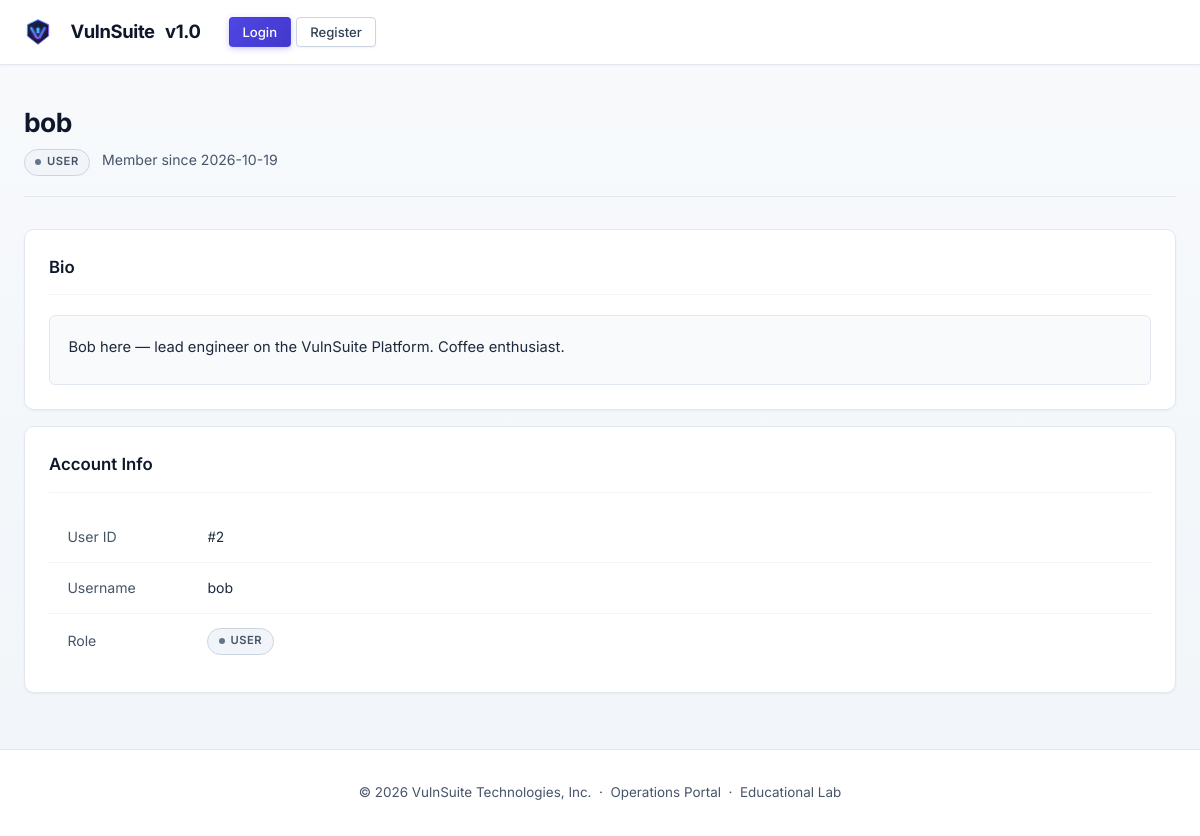
/profile/bob, run on the app's committed database.
### tables this page shows
CREATE TABLE users (
        id          INTEGER PRIMARY KEY AUTOINCREMENT,
        username    TEXT UNIQUE NOT NULL,
        email       TEXT UNIQUE NOT NULL,
        password    TEXT NOT NULL,
        role        TEXT NOT NULL DEFAULT 'user',
        bio         TEXT DEFAULT '',
        website     TEXT DEFAULT '',
        created_at  TEXT DEFAULT (datetime('now'))
    );

### routes/profile_routes.py (the view)
@profile_bp.route("/profile/<username>")
def view_profile(username):
    db   = get_db()
    user = db.execute(
        "SELECT id, username, bio, website, role, created_at FROM users WHERE username=?",
        (username,)
    ).fetchone()
    if not user:
        abort(404)
    if current_app.config["VULN_XSS"]:
        bio_content     = user["bio"] or ""
        website_content = user["website"] or ""
    else:
        bio_content     = html.escape(user["bio"] or "")
        website_content = html.escape(user["website"] or "")
    return render_template("profile/view_profile.html",
                           profile_user=user,
                           bio_content=bio_content,
                           website_content=website_content,
                           vuln_xss=current_app.config["VULN_XSS"])

### auth.py (called while the page is built)
def current_user():
    return {
        "id":       session.get("user_id"),
        "username": session.get("username"),
        "role":     session.get("role"),
    } if "user_id" in session else None

### db.py (called while the page is built)
def get_db():
    if "db" not in g:
        db_path = current_app.config["DATABASE"]
        g.db = sqlite3.connect(db_path, detect_types=sqlite3.PARSE_DECLTYPES,
                               timeout=10)
        g.db.row_factory = sqlite3.Row
        g.db.execute("PRAGMA busy_timeout = 8000")
    return g.db

### templates/profile/view_profile.html (shortened to what this page needs)
{% extends "base.html" %}
{% block content %}
<div class="page-header">
  <div>
    <h1 class="page-title">{{ profile_user['username'] }}</h1>
    <p class="page-sub">
      <span class="role-badge role-{{ profile_user['role'] | replace('-','_') }}">
        {{ profile_user['role'] }}
      </span>
      &nbsp; Member since {{ profile_user['created_at'][:10] if profile_user['created_at'] else '—' }}
    </p>
  </div>
</div>
<div class="card">
  <div class="card-header"><span class="card-title">Bio</span></div>
  <div class="bio-box">
    {% if vuln_xss %}
    {{ bio_content | safe }}
    {% else %}
    {{ bio_content }}
    {% endif %}
  </div>
</div>
<div class="card mt-2">
  <div class="card-header"><span class="card-title">Account Info</span></div>
  <table>
    <tbody>
      <tr><td style="width:140px;color:var(--text-muted);">User ID</td>
          <td class="mono">#{{ profile_user['id'] }}</td></tr>
      <tr><td style="color:var(--text-muted);">Username</td>
          <td>{{ profile_user['username'] }}</td></tr>
      <tr><td style="color:var(--text-muted);">Role</td>
          <td><span class="role-badge role-{{ profile_user['role'] | replace('-','_') }}">{{ profile_user['role'] }}</span></td></tr>
    </tbody>
  </table>
</div>
{% endblock %}

### static/css/main.css (style rules this page uses)
:root { --bg: #f8fafc; --bg-gradient: linear-gradient(180deg, #f8fafc 0%, #f1f5f9 100%); --bg2: #ffffff; --bg3: #f1f5f9; --surface: #ffffff; --surface2: #f8fafc; --surface3: #e2e8f0; --surface-hover:#f1f5f9; --border: #e2e8f0; --border-subtle:#f1f5f9; --border2: #cbd5e1; --border-focus: #4f46e5; --accent: #4f46e5; --accent-hover: #4338ca; --accent-dim: #3730a3; --accent-glow: rgba(79, 70, 229, 0.15); --accent-subtle:#eef2ff; --red: #e11d48; --red-dim: #fff1f2; --red-border: #fecdd3; --green: #059669; --green-dim: #ecfdf5; --green-border: #a7f3d0; --yellow: #d97706; --yellow-dim: #fffbeb; --yellow-border:#fde68a; --blue: #0284c7; --blue-dim: #f0f9ff; --blue-border: #bae6fd; --orange: #ea580c; --orange-dim: #fff7ed; --text: #0f172a; --text-muted: #475569; --text-dim: #94a3b8; --font: 'Inter', -apple-system, BlinkMacSystemFont, "Segoe UI", Roboto, sans-serif; --mono: 'JetBrains Mono', 'Fira Code', Menlo, Consolas, monospace; --radius-xs: 4px; --radius-sm: 6px; --radius: 10px; --radius-lg: 14px; --radius-xl: 20px; --shadow-sm: 0 1px 2px 0 rgba(0, 0, 0, 0.05); --shadow: 0 1px 3px 0 rgba(0, 0, 0, 0.08), 0 1px 2px -1px rgba(0, 0, 0, 0.05); --shadow-md: 0 4px 6px -1px rgba(0, 0, 0, 0.07), 0 2px 4px -2px rgba(0, 0, 0, 0.05); --shadow-lg: 0 10px 15px -3px rgba(0, 0, 0, 0.08), 0 4px 6px -4px rgba(0, 0, 0, 0.04); --inner-glow: inset 0 1px 0 rgba(255, 255, 255, 0.8); }
*, *::before, *::after { box-sizing: border-box; margin: 0; padding: 0; }
html { scroll-behavior: smooth; color-scheme: light; }
body { background-color: var(--bg); background-image: var(--bg-gradient); background-attachment: fixed; background-repeat: no-repeat; color: var(--text); font-family: var(--font); font-size: 15px; line-height: 1.6; min-height: 100vh; display: flex; flex-direction: column; -webkit-font-smoothing: antialiased; -moz-osx-font-smoothing: grayscale; }
h1 { font-size: 1.85rem; font-weight: 700; letter-spacing: -0.025em; color: var(--text); }
code, pre, .mono { font-family: var(--mono); }
.role-badge { font-size: 0.7rem; font-weight: 600; padding: 0.22rem 0.65rem; border-radius: 20px; text-transform: uppercase; letter-spacing: 0.05em; display: inline-flex; align-items: center; gap: 0.35rem; }
.role-badge::before { content: ""; display: inline-block; width: 6px; height: 6px; border-radius: 50%; }
.role-user { background: #f1f5f9; color: #475569; border: 1px solid #cbd5e1; }
.role-user::before { background: #64748b; }
.card { background: var(--surface); border: 1px solid var(--border); border-radius: var(--radius); padding: 1.5rem; box-shadow: 0 1px 3px 0 rgba(0, 0, 0, 0.05), 0 1px 2px -1px rgba(0, 0, 0, 0.03); transition: border-color .2s, box-shadow .2s, transform .2s; position: relative; }
.card-header { display: flex; align-items: center; justify-content: space-between; margin-bottom: 1.25rem; padding-bottom: 0.85rem; border-bottom: 1px solid #f1f5f9; }
.card-title { font-size: 1.05rem; font-weight: 600; color: var(--text); display: flex; align-items: center; gap: 0.5rem; }
table { width: 100%; border-collapse: collapse; font-size: 0.88rem; text-align: left; }
td { padding: 0.85rem 1.15rem; border-bottom: 1px solid #f1f5f9; color: #1e293b; vertical-align: middle; }
tr:last-child td { border-bottom: none; }
.page-header { display: flex; align-items: flex-start; justify-content: space-between; margin-bottom: 2rem; padding-bottom: 1.25rem; border-bottom: 1px solid var(--border); }
.page-title { font-size: 1.65rem; font-weight: 700; letter-spacing: -0.02em; color: var(--text); }
.page-sub { color: var(--text-muted); font-size: 0.88rem; margin-top: 0.35rem; }
.bio-box { background: #f8fafc; border: 1px solid var(--border); border-radius: var(--radius-sm); padding: 1.15rem; min-height: 70px; font-size: 0.92rem; line-height: 1.65; word-break: break-word; color: #1e293b; }
.mono { font-family: var(--mono); }
.mt-2 { margin-top: 1rem; }

### data on the page
users: username "bob", role "USER", created_at "2026-10-19", bio "Bob here — lead engineer on the VulnSuite Platform. Coffee enthusiast.", id "2"
